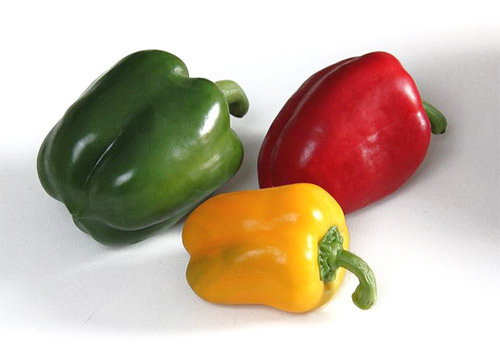
#> input picture 04_Computer_Vision_1/Notebooks_Clases/pimiento_morron.jpg, 500 x 359 px
$ jupyter execute --allow-errors 06.Deteccion_morrones.ipynb   (shell and % lines are left out)
#> lines starting #> are read from the running program, lines starting #| are printed output that depends on the picture; after the words box and inside, x2 and y2 are one past the last pixel; in counts of white or black regions, pixels touching at a corner belong together; long printed decimals are rounded
# Ejercitación espacios de color

Segmentación por color

[cell 1]
#Si queremos que las imágenes sean mostradas en una ventana emergente quitar el inline

# OpenCV-Python utiliza NumPy para el manejo de imágenes
import numpy as np
# cv2 es el módulo python para acceder a OpenCV
import cv2 as cv
# Usamos las poderosas herramientas de graficación de matplotlib para mostrar imágenes, perfiles, histogramas, etc
import matplotlib.pyplot as plt

[cell 2]
# Cargar la imagen color
#-----------------------
img_color = cv.imread('pimiento_morron.jpg')
#> img_color is the input picture: shape (359, 500, 3); mean B, G, R 162.7, 180.5, 197.9
imgRGB = cv.cvtColor(img_color, cv.COLOR_BGR2RGB)

plt.figure(1)
plt.imshow(imgRGB)
plt.show()

[cell 3]
# Tomamos una muestra del morron amarillo
#----------------------------------------
#img_muestra = imgRGB[100:150,325:375,:]
img_muestra = imgRGB[230:280,230:280,:]
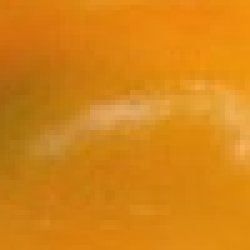
#> img_muestra: shape (50, 50, 3) (shown 5 times larger); mean R, G, B 213.7, 132.1, 21.5
plt.figure(2)
plt.imshow(img_muestra)
plt.show()

[cell 4]
# Calculamos un modelo estadístico sencillo para caracterizar el color del morrón rojo en el espacio RGB
#-----------------------------------------------------------------------------------------------------
color_mean, color_std = cv.meanStdDev(img_muestra)
#> color_mean = [213.7, 132.1, 21.55]; color_std = [16.69, 12.95, 15.32]

print(color_mean.flatten().tolist())
#| [213.667, 132.0984, 21.5452]
print(color_std.flatten().tolist())
#| [16.692, 12.949, 15.321]

[cell 5]
# Pintemos de blanco los puntos que estén cerca de color_mean en un radio menor que 3 sigmas
#-----------------------------------------------------------------------------------------
mask = cv.inRange(imgRGB, color_mean-color_std*7,  color_mean+color_std*7)
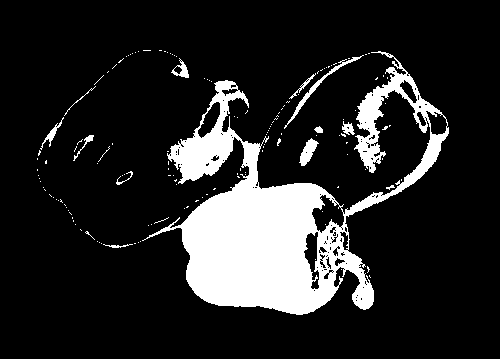
#> mask: shape (359, 500); 14.9% white; 147 white regions (134 under 20 px), largest, box (x1, y1, x2, y2) and area: (142, 51, 449, 315) 24992, (284, 55, 364, 129) 367, (299, 138, 319, 166) 268
img_segmentada = cv.bitwise_and(imgRGB, imgRGB, mask=mask)
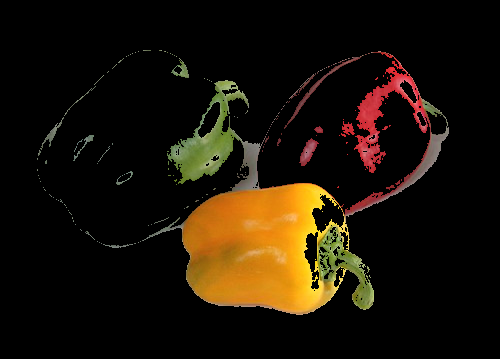
#> img_segmentada: shape (359, 500, 3); mean R, G, B 27.7, 19.1, 7.1

plt.figure(3)
plt.imshow(img_segmentada)
plt.show()

$ run again, with 04_Computer_Vision_1/Notebooks_Clases/golazo.jpg copied over 04_Computer_Vision_1/Notebooks_Clases/pimiento_morron.jpg
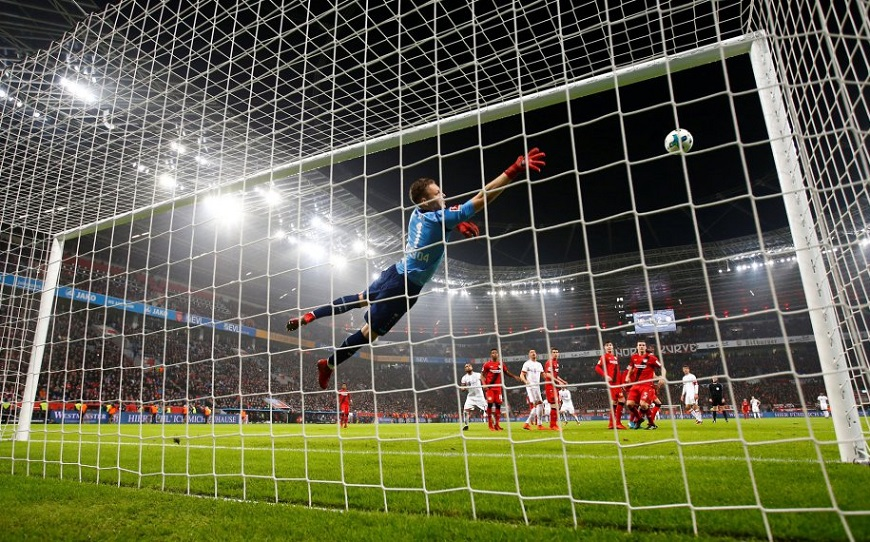
#> input picture 04_Computer_Vision_1/Notebooks_Clases/golazo.jpg, 870 x 542 px
#> img_color is the input picture: shape (542, 870, 3); mean B, G, R 74.4, 98, 96.8
#> `img_muestra = imgRGB[230:280,230:280,:]`:
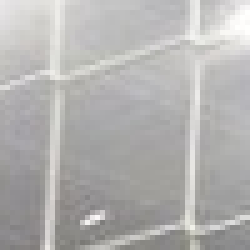
#> img_muestra: shape (50, 50, 3) (shown 5 times larger); mean R, G, B 178.3, 177.3, 176.2
#> color_mean = [178.3, 177.3, 176.2]; color_std = [25.48, 25.63, 25.26]
#| [178.3348, 177.3176, 176.234]
#| [25.478, 25.627, 25.259]
#> mask: shape (542, 870); every value is 255

$ run again, with 04_Computer_Vision_1/Notebooks_Clases/tapitas.jpg copied over 04_Computer_Vision_1/Notebooks_Clases/pimiento_morron.jpg
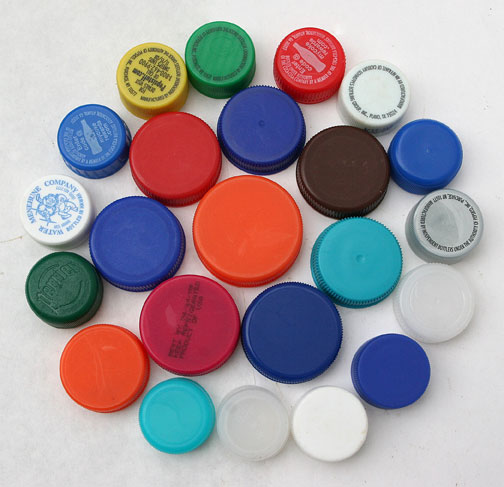
#> input picture 04_Computer_Vision_1/Notebooks_Clases/tapitas.jpg, 504 x 487 px
#> img_color is the input picture: shape (487, 504, 3); mean B, G, R 161.3, 154.5, 164.8
#> color_mean = [226.2, 76.24, 45.14]; color_std = [17.13, 12.98, 9.94]
#| [226.240, 76.2432, 45.144]
#| [17.134, 12.979, 9.936]
#> `mask = cv.inRange(imgRGB, color_mean-color_std*7,  color_mean+color_st..`:
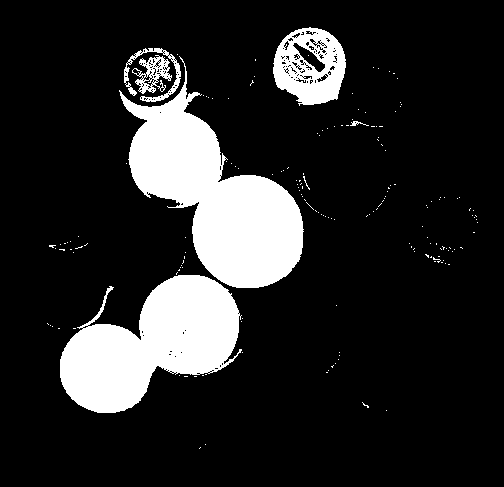
#> mask: shape (487, 504); 15.5% white; 173 white regions (167 under 20 px), largest, box (x1, y1, x2, y2) and area: (119, 56, 304, 288) 17887, (60, 275, 242, 413) 14809, (273, 27, 346, 106) 3662, (132, 55, 172, 94) 663, (124, 48, 181, 102) 604, (350, 121, 369, 126) 39
#> `img_segmentada = cv.bitwise_and(imgRGB, imgRGB, mask=mask)`:
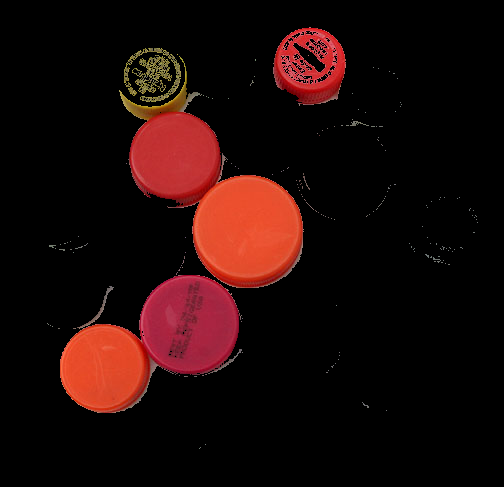
#> img_segmentada: shape (487, 504, 3); mean R, G, B 29.9, 9.6, 8
